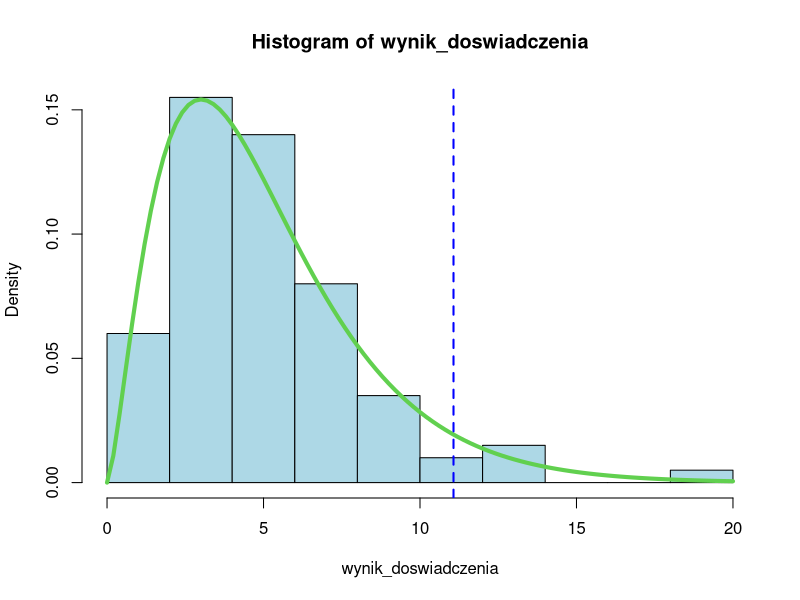

This figure's R source:
doswiadczenie <- function(m, n) {
  wyniki <- c()
  for (i in 1:n) {
    rzuty <- sample(1:6, m, replace = TRUE)
    probka <- table(factor(rzuty, levels = 1:6))
    test <- chisq.test(probka, p = rep(1 / 6, 6))
    wyniki <- c(wyniki, test$statistic)
  }

  wyniki
}

wynik_doswiadczenia <- doswiadczenie(100, 100)

hist(wynik_doswiadczenia, freq = FALSE, col = "lightblue")
curve(dchisq(x, df = 6 - 1), lwd = 4, col = 3, freq = TRUE, add = TRUE)

krytyczna <- qchisq(1 - 0.05, df = 6 - 1)
abline(v = krytyczna, col = "blue", lwd = 2, lty = 2)


# NOTE:
# stopnie swobody dla rzutu kostką to 6 - 1
# freq = FALSE - wykres gęstości
# wartość krytyczna w chisq to alpha - 1
